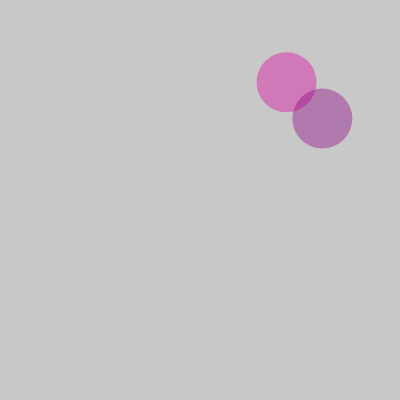
Frame 1 (no input)
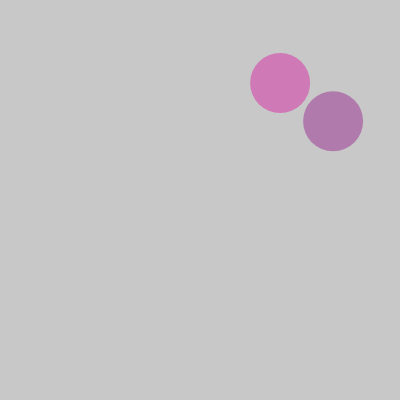
Frame 60 (no input)
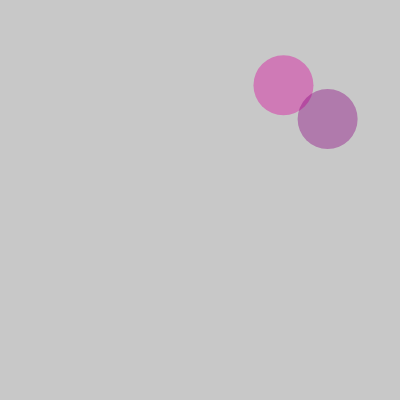
Frame 120 (the mouse pressed at the canvas centre since frame 60)

The p5.js sketch that drew these frames (run headless with seeded random() and noise() and a simulated clock; from frame 60 on, the mouse is pressed at the canvas centre):

// p5.js sketch
// ── sketch.js
var cells = [];

function setup() {
  createCanvas(400, 400);
  cells.push(new Cell());
  cells.push(new Cell());
}

function draw() {
  background(200);
  for (var i = 0; i < cells.length; i++) {
    cells[i].move();
    cells[i].show();
  }
}

//finds out if the user has clicked the mouse
function mousePressed() {
  for (var i = cells.length - 1; i >= 0; i--) {
    if (cells[i].clicked(mouseX, mouseY)) {
      cells.push(cells[i].mitosis());
      cells.push(cells[i].mitosis());
      cells.splice(i, 1);
    }
  }
}

// ── cell.js
//defines all properties of the cells
function Cell(pos, rad, col) {
  
  //assigns positions to all cells
  if (pos) {
    this.pos = pos.copy();
  } else {
    this.pos = createVector(random(width), random(height));
  }
  
  //sets the radius and color of the cells
  this.rad = rad || 60;
  this.col = col || color(random(100, 255), 0, random(100, 255), 100);

  //checks to see if the user clicked on one of the cells
  this.clicked = function(x, y) {
    var distance = dist(this.pos.x, this.pos.y, x, y);
    if (distance < this.rad) {
      return true;
    } else {
      return false;
    }
  }

  //function for when the cells split
  this.mitosis = function() {
    var mutater = random(-5, 5);
    var r = red(this.col);
    r += mutater
    var mutateb = random(-5, 5);
    var b = blue(this.col);
    b += mutateb;
    var cell = new Cell(this.pos, this.rad * 0.8, color(r, 0, b));
    return cell;
  }

  //function to move the cells
  this.move = function() {
    var vel = p5.Vector.random2D();
    this.pos.add(vel);
  }

  //function to draw the cells
  this.show = function() {
    noStroke();
    fill(this.col);
    ellipse(this.pos.x, this.pos.y, this.rad, this.rad)
  }

}
